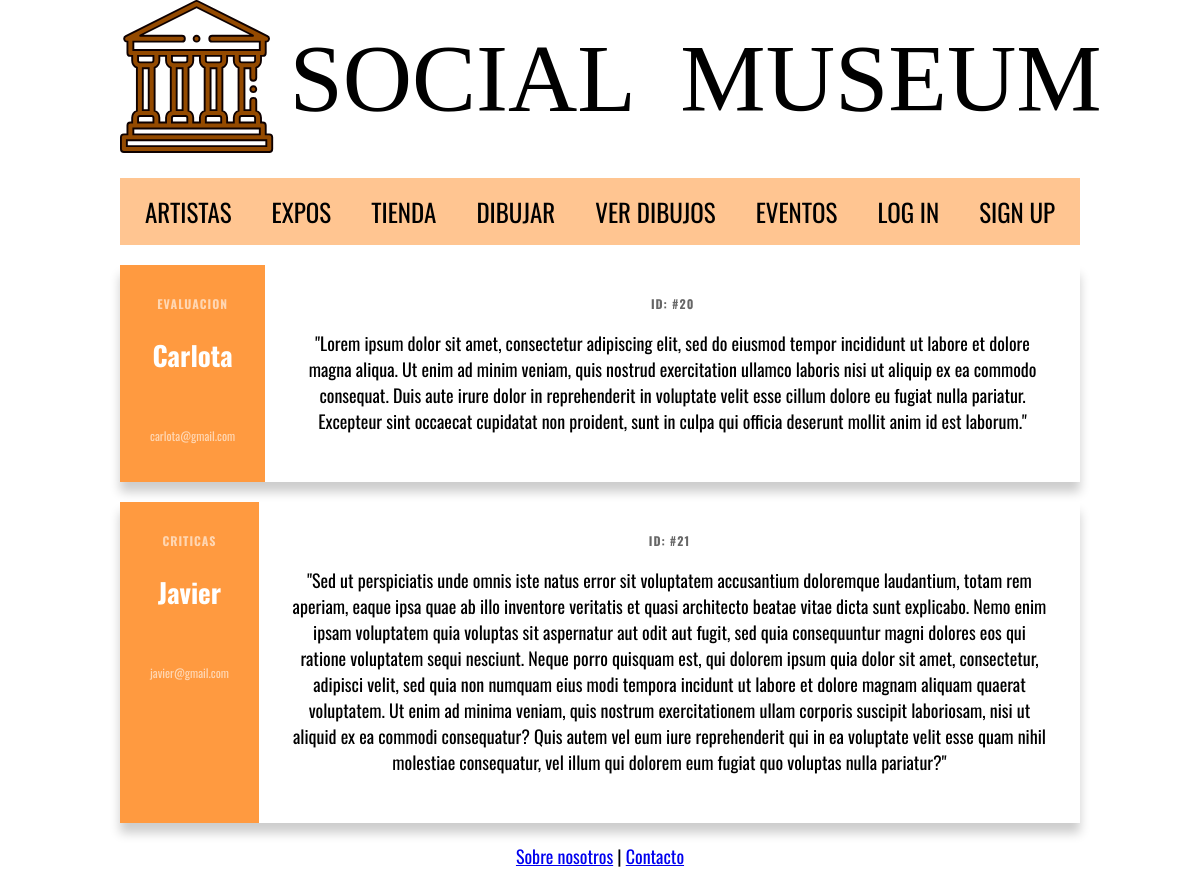
/sugerencias.php, run on the app's committed database.
### tables this page shows
CREATE TABLE `sugerencias` (
  `id` int(11) NOT NULL,
  `nombre` varchar(25) DEFAULT NULL,
  `correo` varchar(25) DEFAULT NULL,
  `tipo` varchar(25) DEFAULT NULL,
  `contenido` text DEFAULT NULL
);

### sugerencias.php (called while the page is built, shortened)
<?php
$mostrador = new es\ucm\fdi\aw\MostradorSugerencias();
$html = $mostrador->muestra();
require ("includes/plantillas/layout2.php");

### includes/Sugerencia.php (called while the page is built, shortened)
<?php
class Sugerencia
{
	private $id;
    private $nombre;
    private $correo;
    private $tipo;
    private $contenido;
	 private function __construct($correo, $nombre, $tipo, $contenido)
    {
        $this->correo= $correo;
        $this->nombre = $nombre;
        $this->tipo = $tipo;
        $this->contenido = $contenido;
    }
    public function id(){return $this->id;}
	public function nombre(){return $this->nombre;}
    public function correo(){return $this->correo;}
	public function tipo(){return $this->tipo;}
	public function contenido(){return $this->contenido;}
	public static function buscaPorId($id){
		$app = Aplicacion::getInstance();
        $conn = $app->conexionBd();
		$query = sprintf("SELECT * FROM Sugerencias S WHERE S.id = %d",$id);        $rs = $conn->query($query);
        $result = false;
        if ($rs) {
            if ( $rs->num_rows == 1) {
                $fila = $rs->fetch_assoc();
                $sugerencia = new Sugerencia($fila['correo'], $fila['nombre'], $fila['tipo'], $fila['contenido']);
				$sugerencia->id = $fila['id'];
                $result = $sugerencia;
            }
        } else {
            echo "Error al consultar en la BD: (" . $conn->errno . ") " . utf8_encode($conn->error);
            exit();
        }
        return $result;
	}
		public static function todasSugerencias(){
			$query = sprintf("SELECT * FROM Sugerencias");
			$sugerencias = self::consulta($query);
			return $sugerencias;
		}
		private static function consulta($query){
		$app = Aplicacion::getInstance();
        $conn = $app->conexionBd();
        $rs = $conn->prepare($query);
        $rs->execute();
		return $rs->get_result();
	}
}

### includes/MostradorSugerencias.php (the view, shortened to what this page needs)
<?php
class MostradorSugerencias {
    public function muestra(){
	$sugerencias = Sugerencia:: todasSugerencias();
	$filas = $sugerencias->num_rows;
        $html = "";
        if($filas == 0){
            $html = <<<EOF
                <p> ¡No hay sugerencias! </p>
            EOF;
        }
        else{
            foreach($sugerencias as $sugerencia){
                $id = $sugerencia['id'] ?? null;
                if(!empty($id)){
					$instancia = Sugerencia:: buscaPorId($id);
                    $html .= self::muestraSugerencia($instancia);
                }
                }
            }
    return $html;
    }
	public function muestraSugerencia($instancia){
		$correo = $instancia->correo();
            $nombre = $instancia->nombre();
            $tipo = $instancia->tipo();
            $id = $instancia->id();
            $contenido = $instancia->contenido();
                $html = <<<EOF
                <div class="sugerencia">
                <div class="sugerencia-izq">
                <h6>$tipo</h6>
                <h2>$nombre</h2>
                <a href="https://www.gmail.com">$correo</a>
                </div>
                <div class="sugerencia-der">
                <h6>ID: #$id</h6>
                <p>$contenido</p>
                </div>
                </div>
                EOF;
            return $html;
	}
}
?>

### css/estilo.css (style rules this page uses)
html { overflow-y:scroll; }
body { margin:0 auto; padding:0; font-size:18px; font-family: 'Oswald', sans-serif, "Times New Roman", Times, serif; color:#000000; width: 960px; }
.sugerencia { background-color: #fff; border-radius: 5x; box-shadow: 0 10px 10px rgba(0, 0, 0, 0.2); display: flex; max-width: 100%; margin-top: 20px; margin-bottom: 20px; overflow: hidden; width: auto; }
.sugerencia h6 { opacity: 0.6; margin: 0; letter-spacing: 1px; text-transform: uppercase; }
.sugerencia-izq { background-color: #ff9a40; color: #fff; padding: 30px; max-width: 250px; }
.sugerencia-izq a { color: #fff; display: inline-block; font-size: 12px; opacity: 0.6; margin-top: 30px; text-decoration: none; }
.sugerencia-der { padding: 30px; position: relative; width: 100%; }

### data on the page
sugerencias: tipo "EVALUACION", nombre "Carlota", correo "carlota@gmail.com", id "20", contenido "\"Lorem ipsum dolor sit amet, consectetur adipiscing elit, sed do eiusmod tempor incididunt ut labore et dolore magna aliqua. Ut enim ad minim veniam, quis nostrud exercitation ullamco laboris nisi ut aliquip ex ea commodo consequat. Duis aute irure dolor in reprehenderit in voluptate velit esse cillum dolore eu fugiat nulla pariatur. Excepteur sint occaecat cupidatat non proident, sunt in culpa qui officia deserunt mollit anim id est laborum.\""
sugerencias: tipo "CRITICAS", nombre "Javier", correo "javier@gmail.com", id "21", contenido "\"Sed ut perspiciatis unde omnis iste natus error sit voluptatem accusantium doloremque laudantium, totam rem aperiam, eaque ipsa quae ab illo inventore veritatis et quasi architecto beatae vitae dicta sunt explicabo. Nemo enim ipsam voluptatem quia voluptas sit aspernatur aut odit aut fugit, sed quia consequuntur magni dolores eos qui ratione voluptatem sequi nesciunt. Neque porro quisquam est, qui dolorem ipsum quia dolor sit amet, consectetur, adipisci velit, sed quia non numquam eius modi tempora incidunt ut labore et dolore magnam aliquam quaerat voluptatem. Ut enim ad minima veniam, quis nostrum exercitationem ullam corporis suscipit laboriosam, nisi ut aliquid ex ea commodi…"
